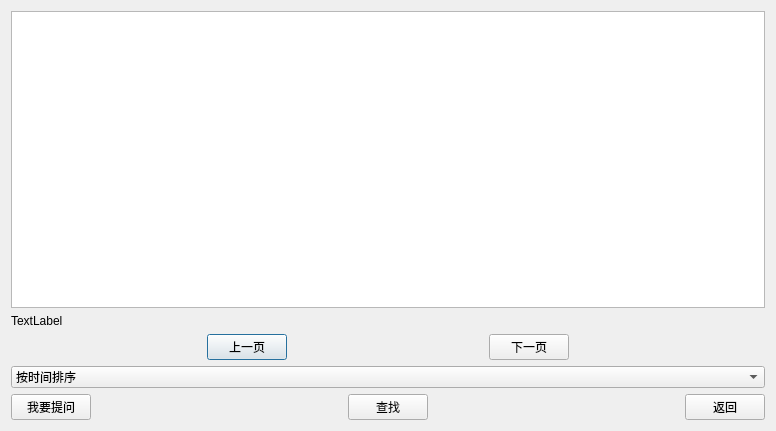
<?xml version="1.0" encoding="UTF-8"?>
<ui version="4.0">
 <class>ShowQuestionDialog</class>
 <widget class="QDialog" name="ShowQuestionDialog">
  <property name="geometry">
   <rect>
    <x>0</x>
    <y>0</y>
    <width>776</width>
    <height>431</height>
   </rect>
  </property>
  <property name="windowTitle">
   <string>Dialog</string>
  </property>
  <layout class="QVBoxLayout" name="verticalLayout">
   <item>
    <widget class="QListWidget" name="listWidget"/>
   </item>
   <item>
    <widget class="QLabel" name="pagelabel">
     <property name="text">
      <string>TextLabel</string>
     </property>
    </widget>
   </item>
   <item>
    <layout class="QHBoxLayout" name="horizontalLayout_2">
     <item>
      <spacer name="horizontalSpacer">
       <property name="orientation">
        <enum>Qt::Horizontal</enum>
       </property>
       <property name="sizeHint" stdset="0">
        <size>
         <width>40</width>
         <height>20</height>
        </size>
       </property>
      </spacer>
     </item>
     <item>
      <widget class="QPushButton" name="lastpageButton">
       <property name="text">
        <string>上一页</string>
       </property>
      </widget>
     </item>
     <item>
      <spacer name="horizontalSpacer_2">
       <property name="orientation">
        <enum>Qt::Horizontal</enum>
       </property>
       <property name="sizeHint" stdset="0">
        <size>
         <width>40</width>
         <height>20</height>
        </size>
       </property>
      </spacer>
     </item>
     <item>
      <widget class="QPushButton" name="nextpageButton">
       <property name="text">
        <string>下一页</string>
       </property>
      </widget>
     </item>
     <item>
      <spacer name="horizontalSpacer_3">
       <property name="orientation">
        <enum>Qt::Horizontal</enum>
       </property>
       <property name="sizeHint" stdset="0">
        <size>
         <width>40</width>
         <height>20</height>
        </size>
       </property>
      </spacer>
     </item>
    </layout>
   </item>
   <item>
    <widget class="QComboBox" name="comboBox">
     <item>
      <property name="text">
       <string>按时间排序</string>
      </property>
     </item>
     <item>
      <property name="text">
       <string>按回答数排序</string>
      </property>
     </item>
    </widget>
   </item>
   <item>
    <layout class="QHBoxLayout" name="horizontalLayout">
     <item>
      <widget class="QPushButton" name="askquesBtn">
       <property name="text">
        <string>我要提问</string>
       </property>
      </widget>
     </item>
     <item>
      <spacer name="horizontalSpacer_4">
       <property name="orientation">
        <enum>Qt::Horizontal</enum>
       </property>
       <property name="sizeHint" stdset="0">
        <size>
         <width>40</width>
         <height>20</height>
        </size>
       </property>
      </spacer>
     </item>
     <item>
      <widget class="QPushButton" name="searchButton">
       <property name="text">
        <string>查找</string>
       </property>
      </widget>
     </item>
     <item>
      <spacer name="horizontalSpacer_5">
       <property name="orientation">
        <enum>Qt::Horizontal</enum>
       </property>
       <property name="sizeHint" stdset="0">
        <size>
         <width>40</width>
         <height>20</height>
        </size>
       </property>
      </spacer>
     </item>
     <item>
      <widget class="QPushButton" name="retButton">
       <property name="text">
        <string>返回</string>
       </property>
      </widget>
     </item>
    </layout>
   </item>
  </layout>
 </widget>
 <resources/>
 <connections/>
</ui>
